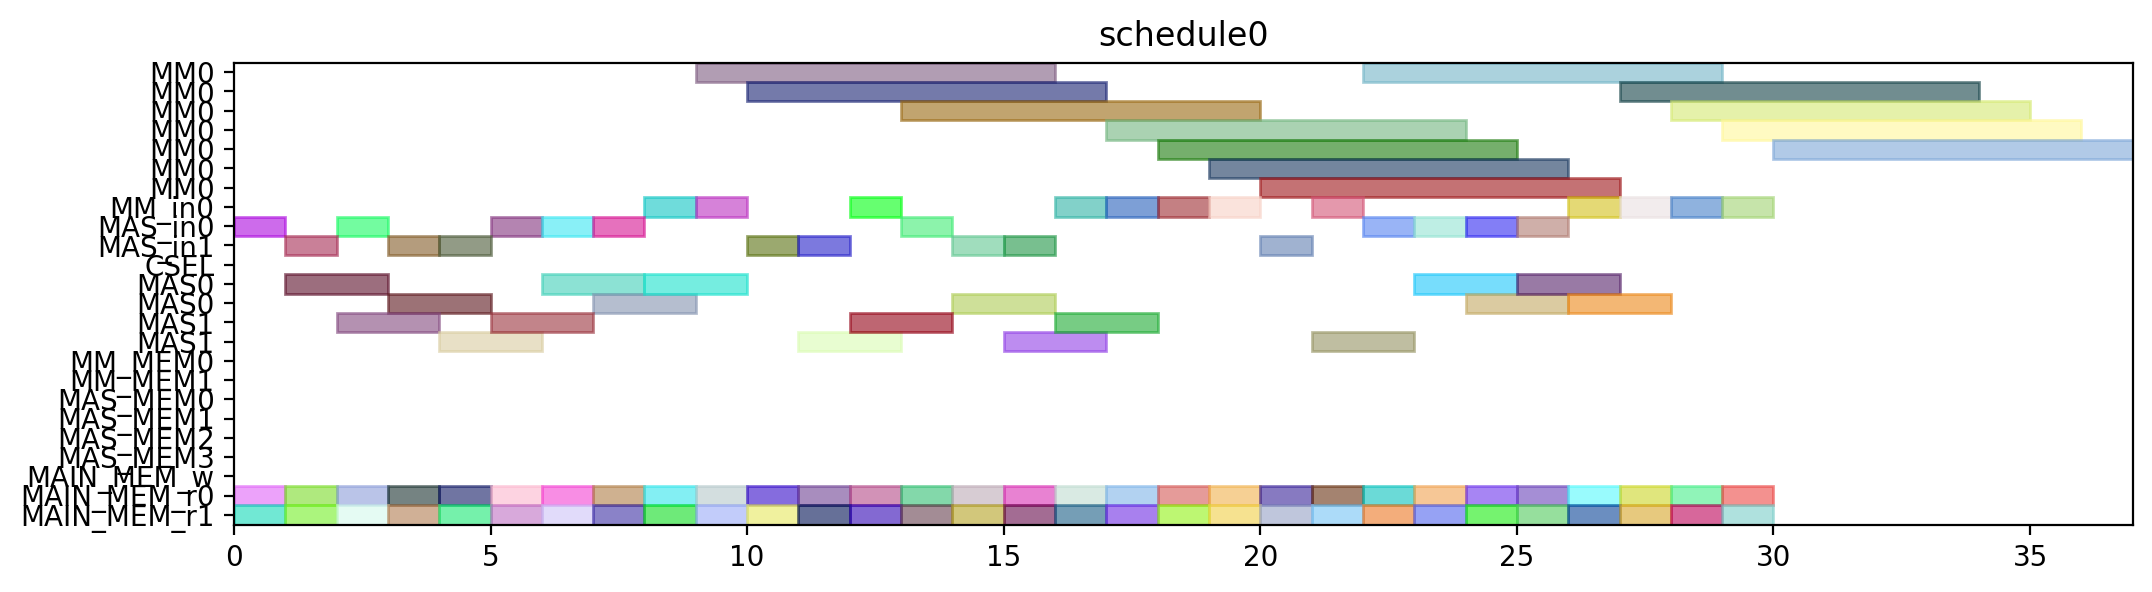

This chart was generated by the following Python code:
from pyschedule import Scenario, solvers, plotters, alt


def solve():
	horizon = 120
	S = Scenario("schedule0", horizon=horizon)

	# resource
	MM = S.Resources('MM', num=1, size=7)
	MM_in = S.Resources('MM_in', num=1)
	MAS_in = S.Resources('MAS_in', num=2)
	CSEL = S.Resource('CSEL')
	MAS = S.Resources('MAS', num=2, size=2, periods=range(1, horizon))
	MM_MEM = S.Resources('MM_MEM', num=2)
	MAS_MEM = S.Resources('MAS_MEM', num=4)
	MAIN_MEM_w = S.Resource('MAIN_MEM_w', size=1)
	MAIN_MEM_r = S.Resources('MAIN_MEM_r', num=2)

	# result of previous scheduling

	# new tasks
	c_t0_t0_t0 = S.Task('c_t0_t0_t0', length=7, delay_cost=1)
	c_t0_t0_t0 += alt(MM)
	c_t0_t0_t0_in = S.Task('c_t0_t0_t0_in', length=1, delay_cost=1)
	c_t0_t0_t0_in += alt(MM_in)
	S += c_t0_t0_t0_in*MM_in[0]<=c_t0_t0_t0*MM[0]
	c_t0_t0_t0_mem0 = S.Task('c_t0_t0_t0_mem0', length=1, delay_cost=1)
	c_t0_t0_t0_mem0 += MAIN_MEM_r[0]
	S += c_t0_t0_t0_mem0 <= c_t0_t0_t0

	c_t0_t0_t0_mem1 = S.Task('c_t0_t0_t0_mem1', length=1, delay_cost=1)
	c_t0_t0_t0_mem1 += MAIN_MEM_r[1]
	S += c_t0_t0_t0_mem1 <= c_t0_t0_t0

	c_t0_t0_t1 = S.Task('c_t0_t0_t1', length=7, delay_cost=1)
	c_t0_t0_t1 += alt(MM)
	c_t0_t0_t1_in = S.Task('c_t0_t0_t1_in', length=1, delay_cost=1)
	c_t0_t0_t1_in += alt(MM_in)
	S += c_t0_t0_t1_in*MM_in[0]<=c_t0_t0_t1*MM[0]
	c_t0_t0_t1_mem0 = S.Task('c_t0_t0_t1_mem0', length=1, delay_cost=1)
	c_t0_t0_t1_mem0 += MAIN_MEM_r[0]
	S += c_t0_t0_t1_mem0 <= c_t0_t0_t1

	c_t0_t0_t1_mem1 = S.Task('c_t0_t0_t1_mem1', length=1, delay_cost=1)
	c_t0_t0_t1_mem1 += MAIN_MEM_r[1]
	S += c_t0_t0_t1_mem1 <= c_t0_t0_t1

	c_t0_t0_t2 = S.Task('c_t0_t0_t2', length=2, delay_cost=1)
	c_t0_t0_t2 += alt(MAS)
	c_t0_t0_t2_in = S.Task('c_t0_t0_t2_in', length=1, delay_cost=1)
	c_t0_t0_t2_in += alt(MAS_in)
	S += c_t0_t0_t2_in*MAS_in[0]<=c_t0_t0_t2*MAS[0]

	S += c_t0_t0_t2_in*MAS_in[1]<=c_t0_t0_t2*MAS[1]

	c_t0_t0_t2_mem0 = S.Task('c_t0_t0_t2_mem0', length=1, delay_cost=1)
	c_t0_t0_t2_mem0 += MAIN_MEM_r[0]
	S += c_t0_t0_t2_mem0 <= c_t0_t0_t2

	c_t0_t0_t2_mem1 = S.Task('c_t0_t0_t2_mem1', length=1, delay_cost=1)
	c_t0_t0_t2_mem1 += MAIN_MEM_r[1]
	S += c_t0_t0_t2_mem1 <= c_t0_t0_t2

	c_t0_t0_t3 = S.Task('c_t0_t0_t3', length=2, delay_cost=1)
	c_t0_t0_t3 += alt(MAS)
	c_t0_t0_t3_in = S.Task('c_t0_t0_t3_in', length=1, delay_cost=1)
	c_t0_t0_t3_in += alt(MAS_in)
	S += c_t0_t0_t3_in*MAS_in[0]<=c_t0_t0_t3*MAS[0]

	S += c_t0_t0_t3_in*MAS_in[1]<=c_t0_t0_t3*MAS[1]

	c_t0_t0_t3_mem0 = S.Task('c_t0_t0_t3_mem0', length=1, delay_cost=1)
	c_t0_t0_t3_mem0 += MAIN_MEM_r[0]
	S += c_t0_t0_t3_mem0 <= c_t0_t0_t3

	c_t0_t0_t3_mem1 = S.Task('c_t0_t0_t3_mem1', length=1, delay_cost=1)
	c_t0_t0_t3_mem1 += MAIN_MEM_r[1]
	S += c_t0_t0_t3_mem1 <= c_t0_t0_t3

	c_t0_t1_t0 = S.Task('c_t0_t1_t0', length=7, delay_cost=1)
	c_t0_t1_t0 += alt(MM)
	c_t0_t1_t0_in = S.Task('c_t0_t1_t0_in', length=1, delay_cost=1)
	c_t0_t1_t0_in += alt(MM_in)
	S += c_t0_t1_t0_in*MM_in[0]<=c_t0_t1_t0*MM[0]
	c_t0_t1_t0_mem0 = S.Task('c_t0_t1_t0_mem0', length=1, delay_cost=1)
	c_t0_t1_t0_mem0 += MAIN_MEM_r[0]
	S += c_t0_t1_t0_mem0 <= c_t0_t1_t0

	c_t0_t1_t0_mem1 = S.Task('c_t0_t1_t0_mem1', length=1, delay_cost=1)
	c_t0_t1_t0_mem1 += MAIN_MEM_r[1]
	S += c_t0_t1_t0_mem1 <= c_t0_t1_t0

	c_t0_t1_t1 = S.Task('c_t0_t1_t1', length=7, delay_cost=1)
	c_t0_t1_t1 += alt(MM)
	c_t0_t1_t1_in = S.Task('c_t0_t1_t1_in', length=1, delay_cost=1)
	c_t0_t1_t1_in += alt(MM_in)
	S += c_t0_t1_t1_in*MM_in[0]<=c_t0_t1_t1*MM[0]
	c_t0_t1_t1_mem0 = S.Task('c_t0_t1_t1_mem0', length=1, delay_cost=1)
	c_t0_t1_t1_mem0 += MAIN_MEM_r[0]
	S += c_t0_t1_t1_mem0 <= c_t0_t1_t1

	c_t0_t1_t1_mem1 = S.Task('c_t0_t1_t1_mem1', length=1, delay_cost=1)
	c_t0_t1_t1_mem1 += MAIN_MEM_r[1]
	S += c_t0_t1_t1_mem1 <= c_t0_t1_t1

	c_t0_t1_t2 = S.Task('c_t0_t1_t2', length=2, delay_cost=1)
	c_t0_t1_t2 += alt(MAS)
	c_t0_t1_t2_in = S.Task('c_t0_t1_t2_in', length=1, delay_cost=1)
	c_t0_t1_t2_in += alt(MAS_in)
	S += c_t0_t1_t2_in*MAS_in[0]<=c_t0_t1_t2*MAS[0]

	S += c_t0_t1_t2_in*MAS_in[1]<=c_t0_t1_t2*MAS[1]

	c_t0_t1_t2_mem0 = S.Task('c_t0_t1_t2_mem0', length=1, delay_cost=1)
	c_t0_t1_t2_mem0 += MAIN_MEM_r[0]
	S += c_t0_t1_t2_mem0 <= c_t0_t1_t2

	c_t0_t1_t2_mem1 = S.Task('c_t0_t1_t2_mem1', length=1, delay_cost=1)
	c_t0_t1_t2_mem1 += MAIN_MEM_r[1]
	S += c_t0_t1_t2_mem1 <= c_t0_t1_t2

	c_t0_t1_t3 = S.Task('c_t0_t1_t3', length=2, delay_cost=1)
	c_t0_t1_t3 += alt(MAS)
	c_t0_t1_t3_in = S.Task('c_t0_t1_t3_in', length=1, delay_cost=1)
	c_t0_t1_t3_in += alt(MAS_in)
	S += c_t0_t1_t3_in*MAS_in[0]<=c_t0_t1_t3*MAS[0]

	S += c_t0_t1_t3_in*MAS_in[1]<=c_t0_t1_t3*MAS[1]

	c_t0_t1_t3_mem0 = S.Task('c_t0_t1_t3_mem0', length=1, delay_cost=1)
	c_t0_t1_t3_mem0 += MAIN_MEM_r[0]
	S += c_t0_t1_t3_mem0 <= c_t0_t1_t3

	c_t0_t1_t3_mem1 = S.Task('c_t0_t1_t3_mem1', length=1, delay_cost=1)
	c_t0_t1_t3_mem1 += MAIN_MEM_r[1]
	S += c_t0_t1_t3_mem1 <= c_t0_t1_t3

	c_t0_t20 = S.Task('c_t0_t20', length=2, delay_cost=1)
	c_t0_t20 += alt(MAS)
	c_t0_t20_in = S.Task('c_t0_t20_in', length=1, delay_cost=1)
	c_t0_t20_in += alt(MAS_in)
	S += c_t0_t20_in*MAS_in[0]<=c_t0_t20*MAS[0]

	S += c_t0_t20_in*MAS_in[1]<=c_t0_t20*MAS[1]

	c_t0_t20_mem0 = S.Task('c_t0_t20_mem0', length=1, delay_cost=1)
	c_t0_t20_mem0 += MAIN_MEM_r[0]
	S += c_t0_t20_mem0 <= c_t0_t20

	c_t0_t20_mem1 = S.Task('c_t0_t20_mem1', length=1, delay_cost=1)
	c_t0_t20_mem1 += MAIN_MEM_r[1]
	S += c_t0_t20_mem1 <= c_t0_t20

	c_t0_t21 = S.Task('c_t0_t21', length=2, delay_cost=1)
	c_t0_t21 += alt(MAS)
	c_t0_t21_in = S.Task('c_t0_t21_in', length=1, delay_cost=1)
	c_t0_t21_in += alt(MAS_in)
	S += c_t0_t21_in*MAS_in[0]<=c_t0_t21*MAS[0]

	S += c_t0_t21_in*MAS_in[1]<=c_t0_t21*MAS[1]

	c_t0_t21_mem0 = S.Task('c_t0_t21_mem0', length=1, delay_cost=1)
	c_t0_t21_mem0 += MAIN_MEM_r[0]
	S += c_t0_t21_mem0 <= c_t0_t21

	c_t0_t21_mem1 = S.Task('c_t0_t21_mem1', length=1, delay_cost=1)
	c_t0_t21_mem1 += MAIN_MEM_r[1]
	S += c_t0_t21_mem1 <= c_t0_t21

	c_t0_t30 = S.Task('c_t0_t30', length=2, delay_cost=1)
	c_t0_t30 += alt(MAS)
	c_t0_t30_in = S.Task('c_t0_t30_in', length=1, delay_cost=1)
	c_t0_t30_in += alt(MAS_in)
	S += c_t0_t30_in*MAS_in[0]<=c_t0_t30*MAS[0]

	S += c_t0_t30_in*MAS_in[1]<=c_t0_t30*MAS[1]

	c_t0_t30_mem0 = S.Task('c_t0_t30_mem0', length=1, delay_cost=1)
	c_t0_t30_mem0 += MAIN_MEM_r[0]
	S += c_t0_t30_mem0 <= c_t0_t30

	c_t0_t30_mem1 = S.Task('c_t0_t30_mem1', length=1, delay_cost=1)
	c_t0_t30_mem1 += MAIN_MEM_r[1]
	S += c_t0_t30_mem1 <= c_t0_t30

	c_t0_t31 = S.Task('c_t0_t31', length=2, delay_cost=1)
	c_t0_t31 += alt(MAS)
	c_t0_t31_in = S.Task('c_t0_t31_in', length=1, delay_cost=1)
	c_t0_t31_in += alt(MAS_in)
	S += c_t0_t31_in*MAS_in[0]<=c_t0_t31*MAS[0]

	S += c_t0_t31_in*MAS_in[1]<=c_t0_t31*MAS[1]

	c_t0_t31_mem0 = S.Task('c_t0_t31_mem0', length=1, delay_cost=1)
	c_t0_t31_mem0 += MAIN_MEM_r[0]
	S += c_t0_t31_mem0 <= c_t0_t31

	c_t0_t31_mem1 = S.Task('c_t0_t31_mem1', length=1, delay_cost=1)
	c_t0_t31_mem1 += MAIN_MEM_r[1]
	S += c_t0_t31_mem1 <= c_t0_t31

	c_t1_t0_t0 = S.Task('c_t1_t0_t0', length=7, delay_cost=1)
	c_t1_t0_t0 += alt(MM)
	c_t1_t0_t0_in = S.Task('c_t1_t0_t0_in', length=1, delay_cost=1)
	c_t1_t0_t0_in += alt(MM_in)
	S += c_t1_t0_t0_in*MM_in[0]<=c_t1_t0_t0*MM[0]
	c_t1_t0_t0_mem0 = S.Task('c_t1_t0_t0_mem0', length=1, delay_cost=1)
	c_t1_t0_t0_mem0 += MAIN_MEM_r[0]
	S += c_t1_t0_t0_mem0 <= c_t1_t0_t0

	c_t1_t0_t0_mem1 = S.Task('c_t1_t0_t0_mem1', length=1, delay_cost=1)
	c_t1_t0_t0_mem1 += MAIN_MEM_r[1]
	S += c_t1_t0_t0_mem1 <= c_t1_t0_t0

	c_t1_t0_t1 = S.Task('c_t1_t0_t1', length=7, delay_cost=1)
	c_t1_t0_t1 += alt(MM)
	c_t1_t0_t1_in = S.Task('c_t1_t0_t1_in', length=1, delay_cost=1)
	c_t1_t0_t1_in += alt(MM_in)
	S += c_t1_t0_t1_in*MM_in[0]<=c_t1_t0_t1*MM[0]
	c_t1_t0_t1_mem0 = S.Task('c_t1_t0_t1_mem0', length=1, delay_cost=1)
	c_t1_t0_t1_mem0 += MAIN_MEM_r[0]
	S += c_t1_t0_t1_mem0 <= c_t1_t0_t1

	c_t1_t0_t1_mem1 = S.Task('c_t1_t0_t1_mem1', length=1, delay_cost=1)
	c_t1_t0_t1_mem1 += MAIN_MEM_r[1]
	S += c_t1_t0_t1_mem1 <= c_t1_t0_t1

	c_t1_t0_t2 = S.Task('c_t1_t0_t2', length=2, delay_cost=1)
	c_t1_t0_t2 += alt(MAS)
	c_t1_t0_t2_in = S.Task('c_t1_t0_t2_in', length=1, delay_cost=1)
	c_t1_t0_t2_in += alt(MAS_in)
	S += c_t1_t0_t2_in*MAS_in[0]<=c_t1_t0_t2*MAS[0]

	S += c_t1_t0_t2_in*MAS_in[1]<=c_t1_t0_t2*MAS[1]

	c_t1_t0_t2_mem0 = S.Task('c_t1_t0_t2_mem0', length=1, delay_cost=1)
	c_t1_t0_t2_mem0 += MAIN_MEM_r[0]
	S += c_t1_t0_t2_mem0 <= c_t1_t0_t2

	c_t1_t0_t2_mem1 = S.Task('c_t1_t0_t2_mem1', length=1, delay_cost=1)
	c_t1_t0_t2_mem1 += MAIN_MEM_r[1]
	S += c_t1_t0_t2_mem1 <= c_t1_t0_t2

	c_t1_t0_t3 = S.Task('c_t1_t0_t3', length=2, delay_cost=1)
	c_t1_t0_t3 += alt(MAS)
	c_t1_t0_t3_in = S.Task('c_t1_t0_t3_in', length=1, delay_cost=1)
	c_t1_t0_t3_in += alt(MAS_in)
	S += c_t1_t0_t3_in*MAS_in[0]<=c_t1_t0_t3*MAS[0]

	S += c_t1_t0_t3_in*MAS_in[1]<=c_t1_t0_t3*MAS[1]

	c_t1_t0_t3_mem0 = S.Task('c_t1_t0_t3_mem0', length=1, delay_cost=1)
	c_t1_t0_t3_mem0 += MAIN_MEM_r[0]
	S += c_t1_t0_t3_mem0 <= c_t1_t0_t3

	c_t1_t0_t3_mem1 = S.Task('c_t1_t0_t3_mem1', length=1, delay_cost=1)
	c_t1_t0_t3_mem1 += MAIN_MEM_r[1]
	S += c_t1_t0_t3_mem1 <= c_t1_t0_t3

	c_t1_t1_t0 = S.Task('c_t1_t1_t0', length=7, delay_cost=1)
	c_t1_t1_t0 += alt(MM)
	c_t1_t1_t0_in = S.Task('c_t1_t1_t0_in', length=1, delay_cost=1)
	c_t1_t1_t0_in += alt(MM_in)
	S += c_t1_t1_t0_in*MM_in[0]<=c_t1_t1_t0*MM[0]
	c_t1_t1_t0_mem0 = S.Task('c_t1_t1_t0_mem0', length=1, delay_cost=1)
	c_t1_t1_t0_mem0 += MAIN_MEM_r[0]
	S += c_t1_t1_t0_mem0 <= c_t1_t1_t0

	c_t1_t1_t0_mem1 = S.Task('c_t1_t1_t0_mem1', length=1, delay_cost=1)
	c_t1_t1_t0_mem1 += MAIN_MEM_r[1]
	S += c_t1_t1_t0_mem1 <= c_t1_t1_t0

	c_t1_t1_t1 = S.Task('c_t1_t1_t1', length=7, delay_cost=1)
	c_t1_t1_t1 += alt(MM)
	c_t1_t1_t1_in = S.Task('c_t1_t1_t1_in', length=1, delay_cost=1)
	c_t1_t1_t1_in += alt(MM_in)
	S += c_t1_t1_t1_in*MM_in[0]<=c_t1_t1_t1*MM[0]
	c_t1_t1_t1_mem0 = S.Task('c_t1_t1_t1_mem0', length=1, delay_cost=1)
	c_t1_t1_t1_mem0 += MAIN_MEM_r[0]
	S += c_t1_t1_t1_mem0 <= c_t1_t1_t1

	c_t1_t1_t1_mem1 = S.Task('c_t1_t1_t1_mem1', length=1, delay_cost=1)
	c_t1_t1_t1_mem1 += MAIN_MEM_r[1]
	S += c_t1_t1_t1_mem1 <= c_t1_t1_t1

	c_t1_t1_t2 = S.Task('c_t1_t1_t2', length=2, delay_cost=1)
	c_t1_t1_t2 += alt(MAS)
	c_t1_t1_t2_in = S.Task('c_t1_t1_t2_in', length=1, delay_cost=1)
	c_t1_t1_t2_in += alt(MAS_in)
	S += c_t1_t1_t2_in*MAS_in[0]<=c_t1_t1_t2*MAS[0]

	S += c_t1_t1_t2_in*MAS_in[1]<=c_t1_t1_t2*MAS[1]

	c_t1_t1_t2_mem0 = S.Task('c_t1_t1_t2_mem0', length=1, delay_cost=1)
	c_t1_t1_t2_mem0 += MAIN_MEM_r[0]
	S += c_t1_t1_t2_mem0 <= c_t1_t1_t2

	c_t1_t1_t2_mem1 = S.Task('c_t1_t1_t2_mem1', length=1, delay_cost=1)
	c_t1_t1_t2_mem1 += MAIN_MEM_r[1]
	S += c_t1_t1_t2_mem1 <= c_t1_t1_t2

	c_t1_t1_t3 = S.Task('c_t1_t1_t3', length=2, delay_cost=1)
	c_t1_t1_t3 += alt(MAS)
	c_t1_t1_t3_in = S.Task('c_t1_t1_t3_in', length=1, delay_cost=1)
	c_t1_t1_t3_in += alt(MAS_in)
	S += c_t1_t1_t3_in*MAS_in[0]<=c_t1_t1_t3*MAS[0]

	S += c_t1_t1_t3_in*MAS_in[1]<=c_t1_t1_t3*MAS[1]

	c_t1_t1_t3_mem0 = S.Task('c_t1_t1_t3_mem0', length=1, delay_cost=1)
	c_t1_t1_t3_mem0 += MAIN_MEM_r[0]
	S += c_t1_t1_t3_mem0 <= c_t1_t1_t3

	c_t1_t1_t3_mem1 = S.Task('c_t1_t1_t3_mem1', length=1, delay_cost=1)
	c_t1_t1_t3_mem1 += MAIN_MEM_r[1]
	S += c_t1_t1_t3_mem1 <= c_t1_t1_t3

	c_t1_t20 = S.Task('c_t1_t20', length=2, delay_cost=1)
	c_t1_t20 += alt(MAS)
	c_t1_t20_in = S.Task('c_t1_t20_in', length=1, delay_cost=1)
	c_t1_t20_in += alt(MAS_in)
	S += c_t1_t20_in*MAS_in[0]<=c_t1_t20*MAS[0]

	S += c_t1_t20_in*MAS_in[1]<=c_t1_t20*MAS[1]

	c_t1_t20_mem0 = S.Task('c_t1_t20_mem0', length=1, delay_cost=1)
	c_t1_t20_mem0 += MAIN_MEM_r[0]
	S += c_t1_t20_mem0 <= c_t1_t20

	c_t1_t20_mem1 = S.Task('c_t1_t20_mem1', length=1, delay_cost=1)
	c_t1_t20_mem1 += MAIN_MEM_r[1]
	S += c_t1_t20_mem1 <= c_t1_t20

	c_t1_t21 = S.Task('c_t1_t21', length=2, delay_cost=1)
	c_t1_t21 += alt(MAS)
	c_t1_t21_in = S.Task('c_t1_t21_in', length=1, delay_cost=1)
	c_t1_t21_in += alt(MAS_in)
	S += c_t1_t21_in*MAS_in[0]<=c_t1_t21*MAS[0]

	S += c_t1_t21_in*MAS_in[1]<=c_t1_t21*MAS[1]

	c_t1_t21_mem0 = S.Task('c_t1_t21_mem0', length=1, delay_cost=1)
	c_t1_t21_mem0 += MAIN_MEM_r[0]
	S += c_t1_t21_mem0 <= c_t1_t21

	c_t1_t21_mem1 = S.Task('c_t1_t21_mem1', length=1, delay_cost=1)
	c_t1_t21_mem1 += MAIN_MEM_r[1]
	S += c_t1_t21_mem1 <= c_t1_t21

	c_t1_t30 = S.Task('c_t1_t30', length=2, delay_cost=1)
	c_t1_t30 += alt(MAS)
	c_t1_t30_in = S.Task('c_t1_t30_in', length=1, delay_cost=1)
	c_t1_t30_in += alt(MAS_in)
	S += c_t1_t30_in*MAS_in[0]<=c_t1_t30*MAS[0]

	S += c_t1_t30_in*MAS_in[1]<=c_t1_t30*MAS[1]

	c_t1_t30_mem0 = S.Task('c_t1_t30_mem0', length=1, delay_cost=1)
	c_t1_t30_mem0 += MAIN_MEM_r[0]
	S += c_t1_t30_mem0 <= c_t1_t30

	c_t1_t30_mem1 = S.Task('c_t1_t30_mem1', length=1, delay_cost=1)
	c_t1_t30_mem1 += MAIN_MEM_r[1]
	S += c_t1_t30_mem1 <= c_t1_t30

	c_t1_t31 = S.Task('c_t1_t31', length=2, delay_cost=1)
	c_t1_t31 += alt(MAS)
	c_t1_t31_in = S.Task('c_t1_t31_in', length=1, delay_cost=1)
	c_t1_t31_in += alt(MAS_in)
	S += c_t1_t31_in*MAS_in[0]<=c_t1_t31*MAS[0]

	S += c_t1_t31_in*MAS_in[1]<=c_t1_t31*MAS[1]

	c_t1_t31_mem0 = S.Task('c_t1_t31_mem0', length=1, delay_cost=1)
	c_t1_t31_mem0 += MAIN_MEM_r[0]
	S += c_t1_t31_mem0 <= c_t1_t31

	c_t1_t31_mem1 = S.Task('c_t1_t31_mem1', length=1, delay_cost=1)
	c_t1_t31_mem1 += MAIN_MEM_r[1]
	S += c_t1_t31_mem1 <= c_t1_t31

	c_t2_t0_t0 = S.Task('c_t2_t0_t0', length=7, delay_cost=1)
	c_t2_t0_t0 += alt(MM)
	c_t2_t0_t0_in = S.Task('c_t2_t0_t0_in', length=1, delay_cost=1)
	c_t2_t0_t0_in += alt(MM_in)
	S += c_t2_t0_t0_in*MM_in[0]<=c_t2_t0_t0*MM[0]
	c_t2_t0_t0_mem0 = S.Task('c_t2_t0_t0_mem0', length=1, delay_cost=1)
	c_t2_t0_t0_mem0 += MAIN_MEM_r[0]
	S += c_t2_t0_t0_mem0 <= c_t2_t0_t0

	c_t2_t0_t0_mem1 = S.Task('c_t2_t0_t0_mem1', length=1, delay_cost=1)
	c_t2_t0_t0_mem1 += MAIN_MEM_r[1]
	S += c_t2_t0_t0_mem1 <= c_t2_t0_t0

	c_t2_t0_t1 = S.Task('c_t2_t0_t1', length=7, delay_cost=1)
	c_t2_t0_t1 += alt(MM)
	c_t2_t0_t1_in = S.Task('c_t2_t0_t1_in', length=1, delay_cost=1)
	c_t2_t0_t1_in += alt(MM_in)
	S += c_t2_t0_t1_in*MM_in[0]<=c_t2_t0_t1*MM[0]
	c_t2_t0_t1_mem0 = S.Task('c_t2_t0_t1_mem0', length=1, delay_cost=1)
	c_t2_t0_t1_mem0 += MAIN_MEM_r[0]
	S += c_t2_t0_t1_mem0 <= c_t2_t0_t1

	c_t2_t0_t1_mem1 = S.Task('c_t2_t0_t1_mem1', length=1, delay_cost=1)
	c_t2_t0_t1_mem1 += MAIN_MEM_r[1]
	S += c_t2_t0_t1_mem1 <= c_t2_t0_t1

	c_t2_t0_t2 = S.Task('c_t2_t0_t2', length=2, delay_cost=1)
	c_t2_t0_t2 += alt(MAS)
	c_t2_t0_t2_in = S.Task('c_t2_t0_t2_in', length=1, delay_cost=1)
	c_t2_t0_t2_in += alt(MAS_in)
	S += c_t2_t0_t2_in*MAS_in[0]<=c_t2_t0_t2*MAS[0]

	S += c_t2_t0_t2_in*MAS_in[1]<=c_t2_t0_t2*MAS[1]

	c_t2_t0_t2_mem0 = S.Task('c_t2_t0_t2_mem0', length=1, delay_cost=1)
	c_t2_t0_t2_mem0 += MAIN_MEM_r[0]
	S += c_t2_t0_t2_mem0 <= c_t2_t0_t2

	c_t2_t0_t2_mem1 = S.Task('c_t2_t0_t2_mem1', length=1, delay_cost=1)
	c_t2_t0_t2_mem1 += MAIN_MEM_r[1]
	S += c_t2_t0_t2_mem1 <= c_t2_t0_t2

	c_t2_t0_t3 = S.Task('c_t2_t0_t3', length=2, delay_cost=1)
	c_t2_t0_t3 += alt(MAS)
	c_t2_t0_t3_in = S.Task('c_t2_t0_t3_in', length=1, delay_cost=1)
	c_t2_t0_t3_in += alt(MAS_in)
	S += c_t2_t0_t3_in*MAS_in[0]<=c_t2_t0_t3*MAS[0]

	S += c_t2_t0_t3_in*MAS_in[1]<=c_t2_t0_t3*MAS[1]

	c_t2_t0_t3_mem0 = S.Task('c_t2_t0_t3_mem0', length=1, delay_cost=1)
	c_t2_t0_t3_mem0 += MAIN_MEM_r[0]
	S += c_t2_t0_t3_mem0 <= c_t2_t0_t3

	c_t2_t0_t3_mem1 = S.Task('c_t2_t0_t3_mem1', length=1, delay_cost=1)
	c_t2_t0_t3_mem1 += MAIN_MEM_r[1]
	S += c_t2_t0_t3_mem1 <= c_t2_t0_t3

	c_t2_t1_t0 = S.Task('c_t2_t1_t0', length=7, delay_cost=1)
	c_t2_t1_t0 += alt(MM)
	c_t2_t1_t0_in = S.Task('c_t2_t1_t0_in', length=1, delay_cost=1)
	c_t2_t1_t0_in += alt(MM_in)
	S += c_t2_t1_t0_in*MM_in[0]<=c_t2_t1_t0*MM[0]
	c_t2_t1_t0_mem0 = S.Task('c_t2_t1_t0_mem0', length=1, delay_cost=1)
	c_t2_t1_t0_mem0 += MAIN_MEM_r[0]
	S += c_t2_t1_t0_mem0 <= c_t2_t1_t0

	c_t2_t1_t0_mem1 = S.Task('c_t2_t1_t0_mem1', length=1, delay_cost=1)
	c_t2_t1_t0_mem1 += MAIN_MEM_r[1]
	S += c_t2_t1_t0_mem1 <= c_t2_t1_t0

	c_t2_t1_t1 = S.Task('c_t2_t1_t1', length=7, delay_cost=1)
	c_t2_t1_t1 += alt(MM)
	c_t2_t1_t1_in = S.Task('c_t2_t1_t1_in', length=1, delay_cost=1)
	c_t2_t1_t1_in += alt(MM_in)
	S += c_t2_t1_t1_in*MM_in[0]<=c_t2_t1_t1*MM[0]
	c_t2_t1_t1_mem0 = S.Task('c_t2_t1_t1_mem0', length=1, delay_cost=1)
	c_t2_t1_t1_mem0 += MAIN_MEM_r[0]
	S += c_t2_t1_t1_mem0 <= c_t2_t1_t1

	c_t2_t1_t1_mem1 = S.Task('c_t2_t1_t1_mem1', length=1, delay_cost=1)
	c_t2_t1_t1_mem1 += MAIN_MEM_r[1]
	S += c_t2_t1_t1_mem1 <= c_t2_t1_t1

	solvers.mip.solve(S,msg=1,kind='CPLEX',ratio_gap=1.01)

	solution = [['hoge']*len(S.solution()[1]) for i in range(len(S.solution()))]
	for i in range(len(S.solution())):
		for j in range(len(S.solution()[i])):
			solution[i][j]=str(S.solution()[i][j])
	print(solution)

	cycles = int(solution[-1][3])

	pic_file_name = "/mnt/rose/usr1/fukuda/ABE/multiRAM_multiMAS_16mux/scheduling_result/stage7MM1_stage2MAS2/MUL/schedule0.png"
	if(S.solution() != []):
		plotters.matplotlib.plot(S,img_filename=pic_file_name, show_task_labels=False, fig_size=(cycles*0.25+3, 3))

	return solution
